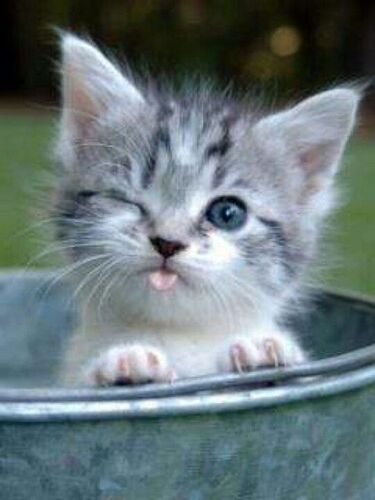
#> input picture HW2/files/Q4/cat.png, 375 x 500 px
$ jupyter execute --allow-errors Q4.ipynb
#> lines starting #> are read from the running program, lines starting #| are printed output that depends on the picture
# Question 4

[cell 1]
import numpy as np
import cv2
import math
import matplotlib.pyplot as plt
import random
from google.colab.patches import cv2_imshow
from scipy.signal import convolve2d

## part a

[cell 2]
# Do not change this cell
image = cv2.imread('cat.png',cv2.IMREAD_GRAYSCALE)
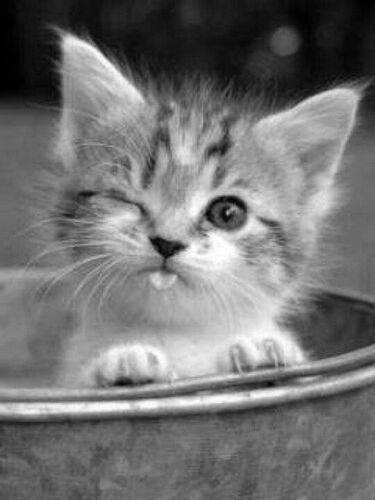
#> image: shape (500, 375); min 0, max 255, mean 114.6

[cell 3]
def Add_Noise(img):
    """
    Add salt and pepper noise to the input image.
        Parameters:
          image: Input image (numpy array).
        Returns:
          Image with salt and pepper noise added.
    """

    return img

[cell 4]
image = Add_Noise(image)
plt.imshow(image,cmap='gray')
plt.title("cat with noise")
plt.axis("off")

# part b

<h3> in this section we want to implement : </h3>

1.   Averaging Blurring
2.   Median Blurring
3.   Gaussian Blurring

<h3> you should define reflect101 padding function and use it befor blurring </h3>
<h3><b> note : you can't use libraries in this section </b></h3>
<h3><b> note : you can't use loop in Reflect101 function </b></h3>

[cell 5]
def Reflect101(img,filter_size):
  '''
    Do not use loop (like while and for)
    Do not use libraries
    calculate averaging filter
    input(s):
      img (ndarray): input image
      filter_size (ndarray): filter size
    output(s):
      image (ndarray): computed Reflect101
  '''

  #######################
  #    your code here   #
  #######################

  return image

[cell 6]
def Averaging_Blurring(img, filter_size):
  '''
    Do not use libraries
    input(s):
      img (ndarray): input image
      filter_size (ndarray): filter size
    output(s):
      result (ndarray): computed averaging blurring
  '''
  image = Reflect101(img, filter_size)
  result = np.zeros((img.shape))

  #######################
  #    your code here   #
  #######################

  return result

[cell 7]
def Median_Blurring(img, filter_size):
  '''
    Do not use libraries
    input(s):
      img (ndarray): input image
      filter_size (ndarray): filter size
    output(s):
      result (ndarray): computed median blurring
  '''
  image = Reflect101(img, filter_size)
  result = np.zeros((img.shape))

  #######################
  #    your code here   #
  #######################

  return result

[cell 8]
def Gaussian_Blurring(img, filter_size, std):
    '''
    Do not use libraries
    input(s):
      img (ndarray): input image
      filter_size (tuple): filter size
      std (float): std of gaussian kernel
    output(s):
      result (ndarray): computed gaussian blurring
    '''
    kernel = np.zeros((filter_size,filter_size))
    #######################
    #    your code here   #
    #######################
    output = img.copy()
    result = cv2.filter2D(src = output, ddepth = -1, kernel = kernel)
    return result

[cell 9]
# Do not change this cell
plt.figure(figsize=(15,15))
plt.subplot(2,2,1)
plt.imshow(image,cmap='gray')
plt.title("main image")
plt.axis("off")

AB = Averaging_Blurring(image,15)
#> AB: shape (500, 375) float64; every value is 0
plt.subplot(2,2,2)
plt.imshow(AB,cmap='gray')
plt.title("Averaging Blurring")
plt.axis("off")

MB = Median_Blurring(image,15)
plt.subplot(2,2,3)
plt.imshow(MB,cmap='gray')
plt.title("Median Blurring")
plt.axis("off")

GB = Gaussian_Blurring(image,15,40)
#> in Gaussian_Blurring, `result = cv2.filter2D(src = output, ddepth = -1, kernel = kernel)`: result: shape (500, 375); every value is 0
plt.subplot(2,2,4)
plt.imshow(GB,cmap='gray')
plt.title("Gaussian Blurring")
plt.axis("off")
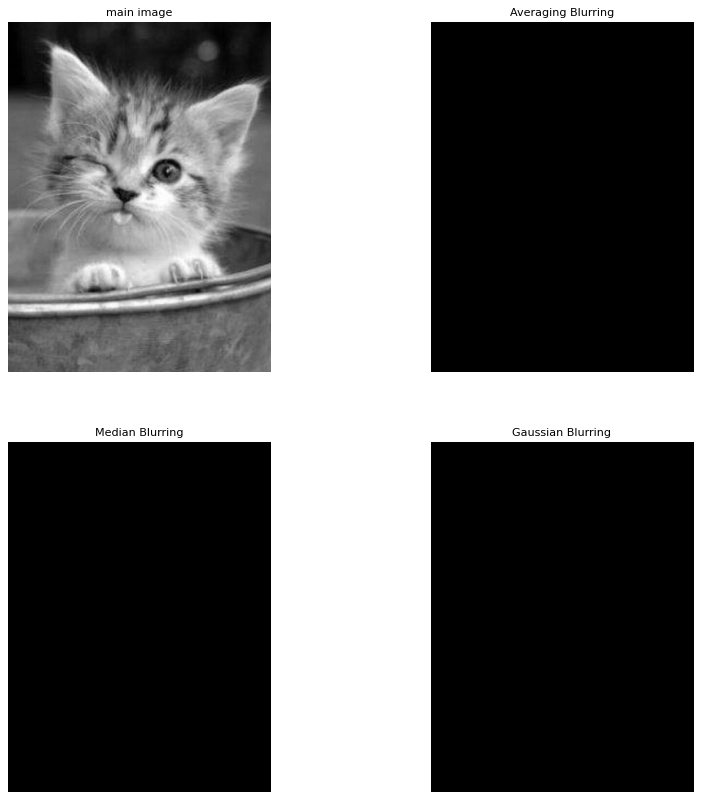
#> figure drawn by matplotlib, 4 panels
